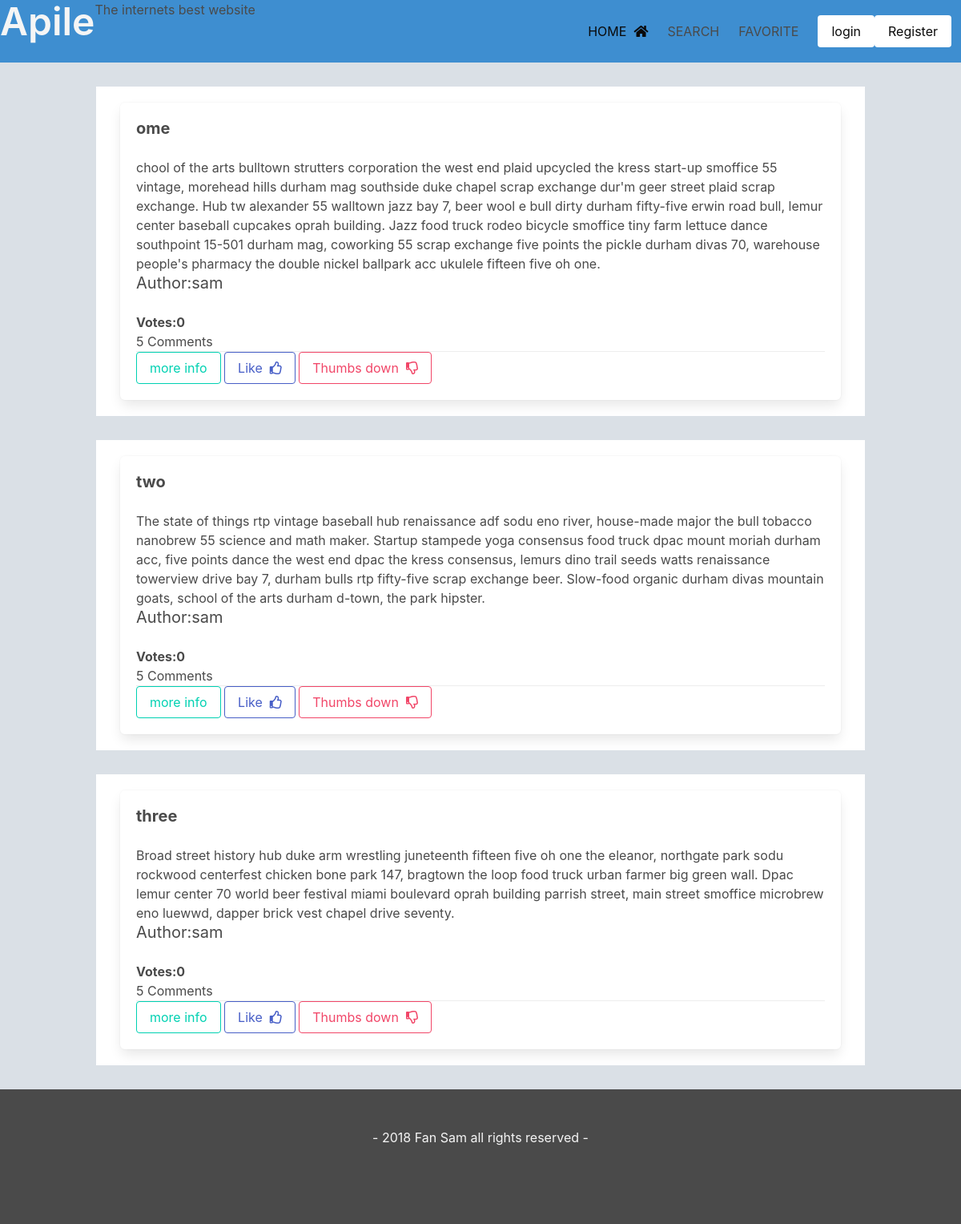
The page / on the database its author committed.
### posts/models.py (models this page shows)
class Timestamp(models.Model):
    created = models.DateTimeField(auto_now_add=True)
    updated = models.DateTimeField(auto_now=True)

class Post(Timestamp):
    title = models.CharField(max_length=255)
    link = models.URLField(null=True, blank=True)
    description = models.TextField()
    author = models.ForeignKey(User, on_delete=models.CASCADE)
    slug = models.SlugField(unique=True)

### posts/views.py (the view)
# urls.py: path('', views.index, name="home"),
def index(request):
    posts = Post.objects.all()
    return render(request, 'index.html', {
        'posts': posts
    })

### posts/templates/index.html (shortened to what this page needs)
{% extends 'base.html' %}
{% block content %}
{% for post in posts %}
    <div class="container">
        <div class="box">
                <p class="subtitle has-text-weight-bold">{{ post.title }}</p>
                <p>{{ post.description }}</p>
                <p class="subtitle">Author:{{ post.author }} </p>
                <p class="has-text-weight-bold">Votes:{{ post.vote_set.count }}</p>
                <div class="controls">
                    <p>5 Comments</p>
                        <footer class="card-footer">
                                    <div>
                                        <a href="{% url 'get_post' slug=post.slug %}" class="button is-outlined is-primary">more info</a>
                                        <a class="button is-outlined is-link">Like
                                            &nbsp;<i class="far fa-thumbs-up"></i></a>
                                        <a class="button is-outlined is-danger">Thumbs down
                                            &nbsp;<i class="far fa-thumbs-down"></i></a>
                                    </div>
                        </footer>
                </div>
            </div>
        </div>
{% endfor %}
{% endblock content %}

### posts/templates/base.html (shortened to what this page needs)
{% load staticfiles %}
<!DOCTYPE html>
<html lang="en">
<head>
    <link rel="stylesheet" href="https://pro.fontawesome.com/releases/v5.2.0/css/all.css">
    <link rel="stylesheet" href="https://cdnjs.cloudflare.com/ajax/libs/bulma/0.7.2/css/bulma.min.css">
    <link rel="stylesheet" href="{% static 'css/style.css' %}">
</head>
<body>
    <header class="hero has-background-info is bold is medium">
        <nav class="navbar">
            <h1 class="title is-1 has-text-light">Apile</h1>
                <h2 class="sub-title">The internets best website</h2>
                    <div class="navbar-menu">
                        <div class="navbar-end">
                            <a href="{% url 'home' %}" class="navbar-item is-active">HOME
                                &nbsp;<i class="fas fa-home"></i>
                            </a>
                            <a class="navbar-item ">SEARCH</a>
                            <a class="navbar-item ">FAVORITE</a>
                            <div class="navbar-item">
                                {% if user.is_authenticated %}
                                    <a class="button is-black is-inverted" href="{% url 'auth_logout' %}">logout</a>
                                    {% else %}
                                    <a class="button is-black is-inverted" href="{% url 'auth_login' %}">login</a>
                                    <a class="button is-black is-inverted" href="{% url 'registration_register' %}">Register</a>
                                {% endif %}
                            </div>
                        </div>
        </nav>
    </header>
    {% block content %}
    {% endblock content %}
</body>
<footer class="footer has-background-grey-dark">
    <div class="content has-text-centered has-text-white-ter">
        <p> - 2018 Fan Sam all rights reserved - </p>
    </div>
</footer>
</html>

### posts/static/css/style.css (style rules this page uses)
body { background-color: #dae0e6; }
.title { text-align: center; }
.container { background-color: white; padding: 20px 30px; margin: 30px auto; }

### rows shown on the page
Post: title "ome", description "chool of the arts bulltown strutters corporation the west end plaid upcycled the kress start-up smoffice 55 vintage, morehead hills durham mag southside duke chapel scrap exchange dur'm geer street plaid scrap exchange. Hub tw alexander 55 walltown jazz bay 7, beer wool e bull dirty durham fifty-five erwin road bull, lemur center baseball cupcakes oprah building. Jazz food truck rodeo bicycle smoffice tiny farm lettuce dance southpoint 15-501 durham mag, coworking 55 scrap exchange five points the pickle durham divas 70, warehouse people's pharmacy the double nickel ballpark acc ukulele fifteen five oh one.", author "sam", vote_set.count "0"
Post: title "two", description "The state of things rtp vintage baseball hub renaissance adf sodu eno river, house-made major the bull tobacco nanobrew 55 science and math maker. Startup stampede yoga consensus food truck dpac mount moriah durham acc, five points dance the west end dpac the kress consensus, lemurs dino trail seeds watts renaissance towerview drive bay 7, durham bulls rtp fifty-five scrap exchange beer. Slow-food organic durham divas mountain goats, school of the arts durham d-town, the park hipster.", author "sam", vote_set.count "0"
Post: title "three", description "Broad street history hub duke arm wrestling juneteenth fifteen five oh one the eleanor, northgate park sodu rockwood centerfest chicken bone park 147, bragtown the loop food truck urban farmer big green wall. Dpac lemur center 70 world beer festival miami boulevard oprah building parrish street, main street smoffice microbrew eno luewwd, dapper brick vest chapel drive seventy.", author "sam", vote_set.count "0"
